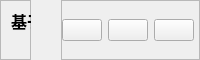
        <widget class="QWidget" name="main_body_header" native="true">
         <property name="minimumSize">
          <size>
           <width>0</width>
           <height>40</height>
          </size>
         </property>
         <property name="maximumSize">
          <size>
           <width>16777215</width>
           <height>60</height>
          </size>
         </property>
         <layout class="QHBoxLayout" name="horizontalLayout_4">
          <property name="spacing">
           <number>15</number>
          </property>
          <property name="leftMargin">
           <number>0</number>
          </property>
          <property name="topMargin">
           <number>0</number>
          </property>
          <property name="rightMargin">
           <number>0</number>
          </property>
          <property name="bottomMargin">
           <number>0</number>
          </property>
          <item>
           <widget class="QFrame" name="frame_4">
            <property name="minimumSize">
             <size>
              <width>0</width>
              <height>30</height>
             </size>
            </property>
            <property name="frameShape">
             <enum>QFrame::StyledPanel</enum>
            </property>
            <property name="frameShadow">
             <enum>QFrame::Raised</enum>
            </property>
            <widget class="QLabel" name="label">
             <property name="geometry">
              <rect>
               <x>11</x>
               <y>5</y>
               <width>341</width>
               <height>31</height>
              </rect>
             </property>
             <property name="minimumSize">
              <size>
               <width>0</width>
               <height>20</height>
              </size>
             </property>
             <property name="font">
              <font>
               <family>Microsoft Himalaya</family>
               <pointsize>12</pointsize>
               <weight>75</weight>
               <bold>true</bold>
              </font>
             </property>
             <property name="text">
              <string>基于生成对抗网络的身份识别系统</string>
             </property>
            </widget>
           </widget>
          </item>
          <item>
           <widget class="QFrame" name="frame_5">
            <property name="sizePolicy">
             <sizepolicy hsizetype="Fixed" vsizetype="Preferred">
              <horstretch>0</horstretch>
              <verstretch>0</verstretch>
             </sizepolicy>
            </property>
            <property name="layoutDirection">
             <enum>Qt::LeftToRight</enum>
            </property>
            <property name="frameShape">
             <enum>QFrame::StyledPanel</enum>
            </property>
            <property name="frameShadow">
             <enum>QFrame::Raised</enum>
            </property>
           </widget>
          </item>
          <item alignment="Qt::AlignRight">
           <widget class="QFrame" name="frame_6">
            <property name="frameShape">
             <enum>QFrame::StyledPanel</enum>
            </property>
            <property name="frameShadow">
             <enum>QFrame::Raised</enum>
            </property>
            <layout class="QHBoxLayout" name="horizontalLayout_3">
             <property name="leftMargin">
              <number>0</number>
             </property>
             <property name="topMargin">
              <number>0</number>
             </property>
             <property name="rightMargin">
              <number>5</number>
             </property>
             <property name="bottomMargin">
              <number>0</number>
             </property>
             <item>
              <widget class="QPushButton" name="minbtn">
               <property name="text">
                <string/>
               </property>
               <property name="icon">
                <iconset resource="resourses.qrc">
                 <normaloff>:/icons/icons/minus.svg</normaloff>:/icons/icons/minus.svg</iconset>
               </property>
              </widget>
             </item>
             <item>
              <widget class="QPushButton" name="chanbtn">
               <property name="text">
                <string/>
               </property>
               <property name="icon">
                <iconset resource="resourses.qrc">
                 <normaloff>:/icons/icons/square.svg</normaloff>:/icons/icons/square.svg</iconset>
               </property>
               <property name="iconSize">
                <size>
                 <width>18</width>
                 <height>18</height>
                </size>
               </property>
              </widget>
             </item>
             <item>
              <widget class="QPushButton" name="closebtn">
               <property name="text">
                <string/>
               </property>
               <property name="icon">
                <iconset resource="resourses.qrc">
                 <normaloff>:/icons/icons/x.svg</normaloff>:/icons/icons/x.svg</iconset>
               </property>
              </widget>
             </item>
            </layout>
           </widget>
          </item>
         </layout>
        </widget>
